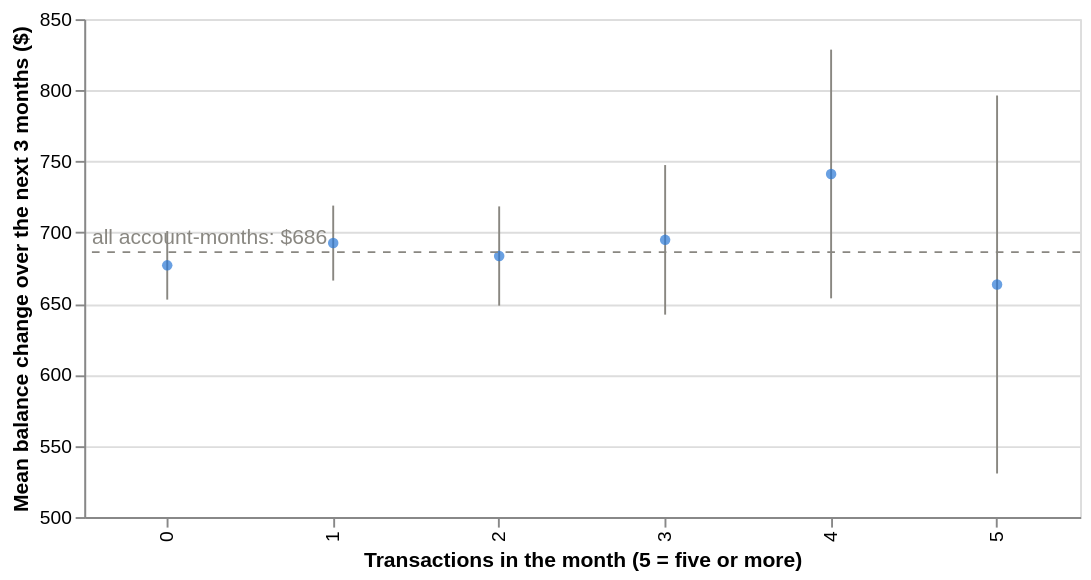

Source (notebook cell):
### Code cell
count_table = group_mean(panel.assign(transactions=panel["transaction_count"].clip(upper=5)),
                         "transactions", "future_change")
interval_chart(count_table, "transactions", "Transactions in the month (5 = five or more)", f"Mean balance change over the next {HORIZON} months ($)",
               overall, f"all account-months: ${overall:.0f}")

### Figure 1 — Vega-Lite specification as saved in the notebook (floating-point values rounded to 4 significant figures)
{"config": {"view": {"continuousWidth": 300, "continuousHeight": 300}}, "layer": [{"mark": {"type": "rule", "color": "#898781"}, "encoding": {"x": {"field": "transactions", "sort": null, "title": "Transactions in the month (5 = five or more)", "type": "ordinal"}, "y": {"field": "low", "scale": {"zero": false}, "title": "Mean balance change over the next 3 months ($)", "type": "quantitative"}, "y2": {"field": "high"}}}, {"mark": {"type": "point", "color": "#2a78d6", "filled": true}, "encoding": {"tooltip": [{"field": "transactions", "type": "quantitative"}, {"field": "mean", "format": ".0f", "type": "quantitative"}, {"field": "low", "format": ".0f", "type": "quantitative"}, {"field": "high", "format": ".0f", "type": "quantitative"}, {"field": "n", "type": "quantitative"}], "x": {"field": "transactions", "sort": null, "title": "Transactions in the month (5 = five or more)", "type": "ordinal"}, "y": {"field": "mean", "type": "quantitative"}}}, {"data": {"name": "data-652855e5eb424725c8536f659ef9902c"}, "mark": {"type": "rule", "color": "#898781", "strokeDash": [4, 4]}, "encoding": {"y": {"field": "y", "type": "quantitative"}}}, {"data": {"name": "data-652855e5eb424725c8536f659ef9902c"}, "mark": {"type": "text", "align": "left", "color": "#898781", "dx": 4, "dy": -7}, "encoding": {"text": {"field": "label", "type": "nominal"}, "x": {"value": 0}, "y": {"field": "y", "type": "quantitative"}}}], "data": {"name": "data-04002e6e03bd5ba0e0c86701be3824e9"}, "height": 260, "width": 520, "$schema": "https://vega.github.io/schema/vega-lite/v5.20.1.json", "datasets": {"data-04002e6e03bd5ba0e0c86701be3824e9": [{"transactions": 0.0, "mean": 676.9, "std": 8534.0, "n": 482064, "low": 652.8, "high": 701.0}, {"transactions": 1.0, "mean": 692.6, "std": 8561.0, "n": 405407, "low": 666.2, "high": 718.9}, {"transactions": 2.0, "mean": 683.5, "std": 8539.0, "n": 230274, "low": 648.6, "high": 718.4}, {"transactions": 3.0, "mean": 694.9, "std": 8564.0, "n": 101926, "low": 642.3, "high": 747.4}, {"transactions": 4.0, "mean": 741.2, "std": 8573.0, "n": 36948, "low": 653.7, "high": 828.6}, {"transactions": 5.0, "mean": 663.5, "std": 8559.0, "n": 15927, "low": 530.5, "high": 796.4}], "data-652855e5eb424725c8536f659ef9902c": [{"y": 686.2, "label": "all account-months: $686"}]}}
